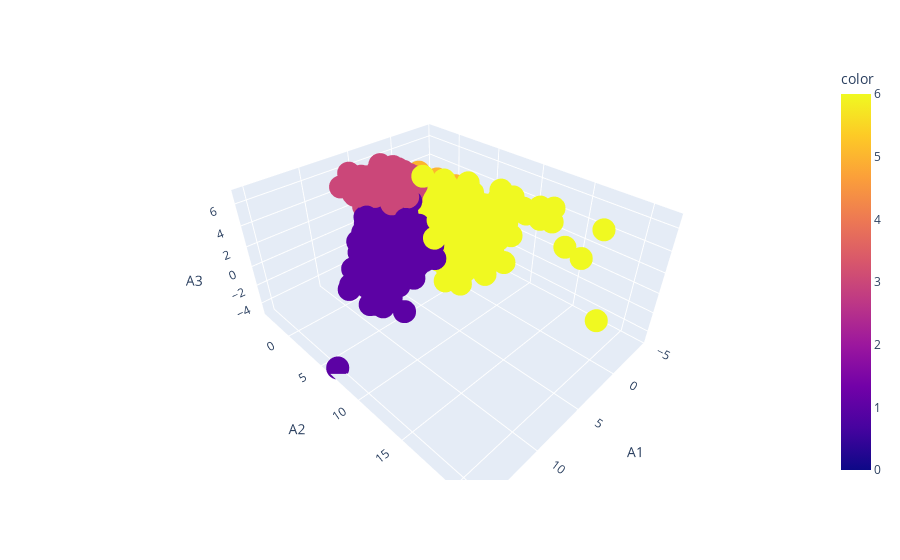

Notebook code for this chart:
### Code cell
fig = px.scatter_3d(df_pca3, x=df_pca3['A1'], y= df_pca3['A2'], z=df_pca3['A3'], color=data['cluster']) 

fig.show()

### Figure 1 — Plotly figure (JSON) as saved in the notebook; plotly's stock layout.template omitted (floating-point values rounded to 4 significant figures; data arrays with more than 128 entries replaced by an {"elided": "..."} marker saying what was removed)
{"data": [{"hovertemplate": "A1=%{x}<br>A2=%{y}<br>A3=%{z}<br>color=%{marker.color}<extra></extra>", "legendgroup": "", "marker": {"color": {"elided": "8950 int values"}, "coloraxis": "coloraxis", "symbol": "circle"}, "mode": "markers", "name": "", "scene": "scene", "showlegend": false, "type": "scatter3d", "x": {"elided": "8950 float values"}, "y": {"elided": "8950 float values"}, "z": {"elided": "8950 float values"}}], "layout": {"coloraxis": {"colorbar": {"title": {"text": "color"}}, "colorscale": [[0, "#0d0887"], [0.1111, "#46039f"], [0.2222, "#7201a8"], [0.3333, "#9c179e"], [0.4444, "#bd3786"], [0.5556, "#d8576b"], [0.6667, "#ed7953"], [0.7778, "#fb9f3a"], [0.8889, "#fdca26"], [1, "#f0f921"]]}, "legend": {"tracegroupgap": 0}, "margin": {"t": 60}, "scene": {"domain": {"x": [0, 1], "y": [0, 1]}, "xaxis": {"title": {"text": "A1"}}, "yaxis": {"title": {"text": "A2"}}, "zaxis": {"title": {"text": "A3"}}}}}
